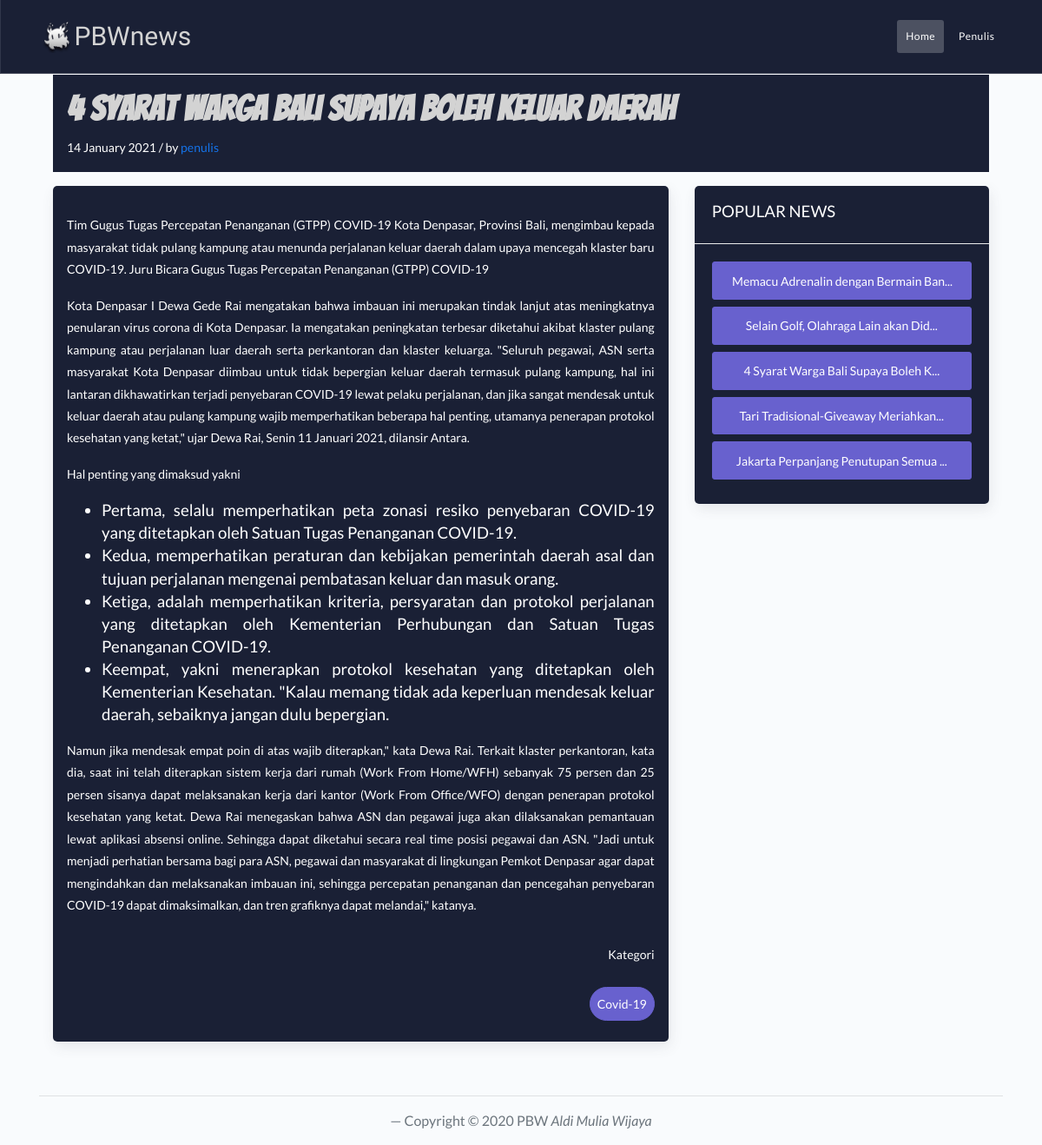
The page /blog/konten/1 on the database its author committed.
### tables this page shows
CREATE TABLE `berita` (
  `brt_id` int(11) NOT NULL,
  `brt_admin` int(11) NOT NULL,
  `brt_create` timestamp NOT NULL DEFAULT current_timestamp() ON UPDATE current_timestamp(),
  `brt_tgl` timestamp NOT NULL DEFAULT current_timestamp(),
  `brt_foto` varchar(255) DEFAULT NULL,
  `brt_judul` text NOT NULL,
  `brt_isi` text NOT NULL,
  `brt_kategori` varchar(255) DEFAULT NULL,
  `brt_view` int(11) DEFAULT 0
);

CREATE TABLE `user` (
  `ID` int(11) NOT NULL,
  `name` varchar(255) NOT NULL,
  `username` varchar(255) NOT NULL,
  `password` varchar(255) NOT NULL,
  `status` int(11) DEFAULT NULL,
  `foto` varchar(255) DEFAULT NULL,
  `profil` text DEFAULT NULL
);

CREATE TABLE `kategori` (
  `kategori_id` int(11) NOT NULL,
  `kategori_nama` varchar(255) NOT NULL,
  `kategori_detail` text NOT NULL
);

### application/controllers/Blog.php (called while the page is built, shortened)
<?php
class Blog extends CI_Controller{
    function __construct() {
        $this->load->model('berita_model');
        $this->load->model('kategori_model');
        $this->load->model('user_model');
        $this->load->model('auth_model');
    }
    function konten($id){
        $data["bHome"] = true;
        $data['judul'] = "PBW News";
        $data["konten"] = "page/blog/konten";
        $data['user'] = $this->user_model->show_user();
        $data["kategori"] = $this->kategori_model->show_kategori();
        $data["vote"] = $this->berita_model->vote_berita($id);
        $data['rank'] = $this->berita_model->rank_berita();
        $data["berita"] = $this->berita_model->get_berita($id);
        $this->load->view('layouts/main', $data);
    }
}
?>

### index.php (called while the page is built, shortened)
<?php
require_once BASEPATH.'core/CodeIgniter.php';

### application/models/Berita_model.php (called while the page is built, shortened)
<?php
class Berita_model extends CI_Model{
    private $table_name= "berita";
    private $primerykey= "brt_id";
    function get_berita($id) {
        return $this->db->get_where($this->table_name,array($this->primerykey=>$id))->row_array();
    }
    function rank_berita() {
        $this->db->order_by('brt_view', 'desc');
        return $this->db->get($this->table_name, 5)->result_array();
    }
    function vote_berita($id) {
        $this->db->set('brt_view', 'brt_view+1', FALSE);
        $this->db->where($this->primerykey,$id);
        $this->db->update($this->table_name);
    }
}
?>

### application/models/User_model.php (called while the page is built, shortened)
<?php
class User_model extends CI_Model{
    private $table_name= "user";
    private $primerykey= "ID";
    function show_user() {
        $this->db->order_by($this->primerykey, 'desc');
        return $this->db->get($this->table_name)->result_array();
    }
}
?>

### application/models/Kategori_model.php (called while the page is built, shortened)
<?php
class Kategori_model extends CI_Model{
    private $table_name= "kategori";
    function show_kategori() {
        $this->db->order_by("kategori_nama", 'asc');
        return $this->db->get($this->table_name)->result_array();
    }
}
?>

### application/views/page/blog/konten.php (the view, shortened to what this page needs)
<div class="col-12 text-white mb-3">
	<div class="bg-dark p-3">
		<h1 class="title-blog"> <b><?=$berita['brt_judul']?></b> </h1>
		<p class="mb-0">
			<?= date("d F Y", strtotime($berita["brt_tgl"])) ?> / by
			<?php foreach ($user as $wow) : ?>
				<a href="<?= base_url('blog/thor/') ?><?= $wow["ID"] ?>" class="">
					<?= $berita["brt_admin"] == $wow["ID"] ? $wow["username"] : '' ?>
				</a>
			<?php endforeach ?>
		</p>
	</div>
</div>
<div class="col-lg-8 col-sm-12 text-white">
	<div class="card bg-dark p-3">
		<div class="mt-3">
			<h3 class="text-justify">
				<?=$berita['brt_isi']?>
			</h3>
		</div>
		<div class="d-flex align-items-end flex-column mt-3">
			<p class="sub">Kategori </p>
			<div class="d-flex flex-row flex-wrap ">
				<?php $arr = explode(",",$berita["brt_kategori"]);?>
				<?php foreach ($arr as $ror) : ?>
					<?php foreach ($kategori as $wow) : ?>
						<?php if($ror==$wow["kategori_id"]):?>
							<div class="ml-auto">
								<div class="btn btn-secondary btn-round p-2 ml-2 my-2" title="<?=$wow["kategori_detail"]?>">
									<?=$wow["kategori_nama"]?>
								</div>
							</div>
						<?php endif ?>
					<?php endforeach ?>
				<?php endforeach ?>
			</div>
		</div>
	</div>
</div>
<div class="col-lg-4 umpet">
	<?php $this->load->view('layouts/1/sidebar'); ?>
</div>

### application/views/layouts/1/sidebar.php
<div class="card bg-dark text-white">
	<div class="card-header">
		<h3>POPULAR NEWS</h3>
	</div>
	<div class="card-body d-flex flex-column">
		<?php foreach ($rank as $row) : ?>
		<a class="btn btn-secondary mb-2" href="<?= base_url('blog/konten/') ?><?= $row["brt_id"] ?>">
			<?php
				$txt = substr($row["brt_judul"],0,35);
				if(strlen($row["brt_judul"])>35) $txt = $txt.'...';
				echo($txt);
			?>
		</a>
		<?php endforeach ?>
	</div>
</div>

### assets/css/bg.css (style rules this page uses)
body { background-image: url("../img/wallpaper/bg01.png"); background-repeat: no-repeat; background-size: cover; background-position: right top; background-attachment: fixed; margin-top: 5em; }

### assets/css/style.css (style rules this page uses)
.title-blog { font-family: Roboto, sans-serif; font-size: 36px; font-weight: 500; line-height: 46.8px; word-spacing: 0px; }
.title-blog { color: #d3d3d3; font-family: 'Bangers', cursive; font-size: 40px; }

### rows shown on the page
berita: brt_judul "4 Syarat Warga Bali Supaya Boleh Keluar Daerah", brt_tgl "14 January 2021", brt_isi "Tim Gugus Tugas Percepatan Penanganan (GTPP) COVID-19 Kota Denpasar, Provinsi Bali, mengimbau kepada masyarakat tidak pulang kampung atau menunda perjalanan keluar daerah dalam upaya mencegah klaster baru COVID-19. Juru Bicara Gugus Tugas Percepatan Penanganan (GTPP) COVID-19 Kota Denpasar I Dewa Gede Rai mengatakan bahwa imbauan ini merupakan tindak lanjut atas meningkatnya penularan virus corona di Kota Denpasar. Ia mengatakan peningkatan terbesar diketahui akibat klaster pulang kampung atau perjalanan luar daerah serta perkantoran dan klaster keluarga. \"Seluruh pegawai, ASN serta masyarakat Kota Denpasar diimbau untuk tidak bepergian keluar daerah termasuk pulang kampung, hal ini…", txt "4 Syarat Warga Bali Supaya Boleh K..."
user: username "penulis"
kategori: kategori_nama "Covid-19"
berita: txt "Memacu Adrenalin dengan Bermain Ban..."
berita: txt "Selain Golf, Olahraga Lain akan Did..."
berita: txt "Tari Tradisional-Giveaway Meriahkan..."
berita: txt "Jakarta Perpanjang Penutupan Semua ..."
